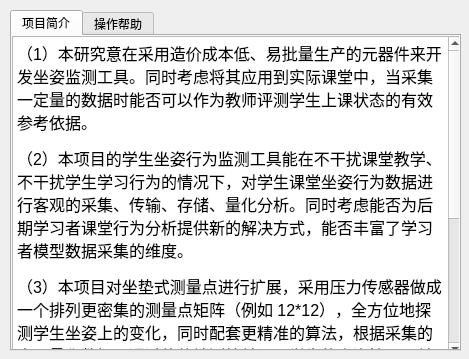
<?xml version="1.0" encoding="UTF-8"?>
<ui version="4.0">
 <class>help</class>
 <widget class="QDialog" name="help">
  <property name="geometry">
   <rect>
    <x>0</x>
    <y>0</y>
    <width>469</width>
    <height>359</height>
   </rect>
  </property>
  <property name="windowTitle">
   <string>Dialog</string>
  </property>
  <widget class="QTabWidget" name="tabWidget">
   <property name="geometry">
    <rect>
     <x>10</x>
     <y>10</y>
     <width>451</width>
     <height>341</height>
    </rect>
   </property>
   <property name="currentIndex">
    <number>0</number>
   </property>
   <widget class="QWidget" name="tab">
    <attribute name="title">
     <string>项目简介</string>
    </attribute>
    <widget class="QTextBrowser" name="textBrowser">
     <property name="geometry">
      <rect>
       <x>0</x>
       <y>0</y>
       <width>451</width>
       <height>321</height>
      </rect>
     </property>
     <property name="html">
      <string>&lt;!DOCTYPE HTML PUBLIC &quot;-//W3C//DTD HTML 4.0//EN&quot; &quot;http://www.w3.org/TR/REC-html40/strict.dtd&quot;&gt;
&lt;html&gt;&lt;head&gt;&lt;meta name=&quot;qrichtext&quot; content=&quot;1&quot; /&gt;&lt;style type=&quot;text/css&quot;&gt;
p, li { white-space: pre-wrap; }
&lt;/style&gt;&lt;/head&gt;&lt;body style=&quot; font-family:'SimSun'; font-size:9pt; font-weight:400; font-style:normal;&quot;&gt;
&lt;p style=&quot; margin-top:0px; margin-bottom:12px; margin-left:0px; margin-right:0px; -qt-block-indent:0; text-indent:0px;&quot;&gt;&lt;span style=&quot; font-family:'仿宋_GB2312'; font-size:12pt;&quot;&gt;（1）本研究意在采用造价成本低、易批量生产的元器件来开发坐姿监测工具。同时考虑将其应用到实际课堂中，当采集一定量的数据时能否可以作为教师评测学生上课状态的有效参考依据。 &lt;/span&gt;&lt;/p&gt;
&lt;p style=&quot; margin-top:0px; margin-bottom:12px; margin-left:0px; margin-right:0px; -qt-block-indent:0; text-indent:0px;&quot;&gt;&lt;span style=&quot; font-family:'仿宋_GB2312'; font-size:12pt;&quot;&gt;（2）本项目的学生坐姿行为监测工具能在不干扰课堂教学、不干扰学生学习行为的情况下，对学生课堂坐姿行为数据进行客观的采集、传输、存储、量化分析。同时考虑能否为后期学习者课堂行为分析提供新的解决方式，能否丰富了学习者模型数据采集的维度。 &lt;/span&gt;&lt;/p&gt;
&lt;p style=&quot; margin-top:0px; margin-bottom:12px; margin-left:0px; margin-right:0px; -qt-block-indent:0; text-indent:0px;&quot;&gt;&lt;span style=&quot; font-family:'仿宋_GB2312'; font-size:12pt;&quot;&gt;（3）本项目对坐垫式测量点进行扩展，采用压力传感器做成一个排列更密集的测量点矩阵（例如 12*12），全方位地探测学生坐姿上的变化，同时配套更精准的算法，根据采集的客观量化数据，通过软件端测绘并记录学生的坐姿情况，并以可视化图表等多种形式将数据呈现给用户。&lt;/span&gt;&lt;/p&gt;
&lt;p style=&quot; margin-top:0px; margin-bottom:12px; margin-left:0px; margin-right:0px; -qt-block-indent:0; text-indent:0px;&quot;&gt;&lt;span style=&quot; font-family:'仿宋_GB2312'; font-size:12pt;&quot;&gt;（4）由于国内人体压力分布测量技术的研究起步比较晚，鲜有机构应用，主要是由于系统自身的问题和高昂的价格。本项目意在用合理的开发成本开发学生坐姿行为监测工具，以最不干扰课堂的方式对学习者的课堂坐姿行为表现情况进行数据收集，弥补摄像机等大型监测工具对于课堂环境的干扰，同时尽可能消除人工基于经验观察带来的主观性偏差，为学习者学习行为背后隐性数据——坐姿数据的收集与分析提供了新的可能&lt;/span&gt;&lt;/p&gt;&lt;/body&gt;&lt;/html&gt;</string>
     </property>
    </widget>
   </widget>
   <widget class="QWidget" name="tab_2">
    <attribute name="title">
     <string>操作帮助</string>
    </attribute>
    <widget class="QTextBrowser" name="textBrowser_2">
     <property name="geometry">
      <rect>
       <x>0</x>
       <y>0</y>
       <width>451</width>
       <height>321</height>
      </rect>
     </property>
     <property name="html">
      <string>&lt;!DOCTYPE HTML PUBLIC &quot;-//W3C//DTD HTML 4.0//EN&quot; &quot;http://www.w3.org/TR/REC-html40/strict.dtd&quot;&gt;
&lt;html&gt;&lt;head&gt;&lt;meta name=&quot;qrichtext&quot; content=&quot;1&quot; /&gt;&lt;style type=&quot;text/css&quot;&gt;
p, li { white-space: pre-wrap; }
&lt;/style&gt;&lt;/head&gt;&lt;body style=&quot; font-family:'SimSun'; font-size:9pt; font-weight:400; font-style:normal;&quot;&gt;
&lt;p style=&quot; margin-top:0px; margin-bottom:0px; margin-left:0px; margin-right:0px; -qt-block-indent:0; text-indent:0px;&quot;&gt;&lt;span style=&quot; font-size:11pt;&quot;&gt;（1）目前软件仅支持使用数据库进行操作，因为考虑到下位机获得的数据量比较大，放在本地处理会有些不妥，并且不利于后期处理，并且在本地处理会产生各种环境兼容问题，这些问题目前还未解决，因此决定仅采用必须使用数据库的模式，还望谅解。&lt;/span&gt;&lt;/p&gt;
&lt;p style=&quot; margin-top:0px; margin-bottom:0px; margin-left:0px; margin-right:0px; -qt-block-indent:0; text-indent:0px;&quot;&gt;&lt;span style=&quot; font-size:11pt;&quot;&gt;（2）为了保证必须使用数据库，因此设置了在打开并连接串口之前必须首先连接好数据库。&lt;/span&gt;&lt;/p&gt;
&lt;p style=&quot; margin-top:0px; margin-bottom:0px; margin-left:0px; margin-right:0px; -qt-block-indent:0; text-indent:0px;&quot;&gt;&lt;span style=&quot; font-size:11pt;&quot;&gt;（3）考虑到软件的应用对象以及范围，所以目前还没有计划完整的实现数据库的读取功能，还望谅解。&lt;/span&gt;&lt;/p&gt;
&lt;p style=&quot; margin-top:0px; margin-bottom:0px; margin-left:0px; margin-right:0px; -qt-block-indent:0; text-indent:0px;&quot;&gt;&lt;span style=&quot; font-size:11pt;&quot;&gt;（4）设置中的更新间隔指的是在主界面中的直接可视的每个个体实例中的平均变动和当前变动的刷新时间。比较推荐在一分钟左右。&lt;/span&gt;&lt;/p&gt;
&lt;p style=&quot;-qt-paragraph-type:empty; margin-top:0px; margin-bottom:0px; margin-left:0px; margin-right:0px; -qt-block-indent:0; text-indent:0px; font-size:11pt;&quot;&gt;&lt;br /&gt;&lt;/p&gt;&lt;/body&gt;&lt;/html&gt;</string>
     </property>
    </widget>
   </widget>
  </widget>
 </widget>
 <resources/>
 <connections/>
</ui>
